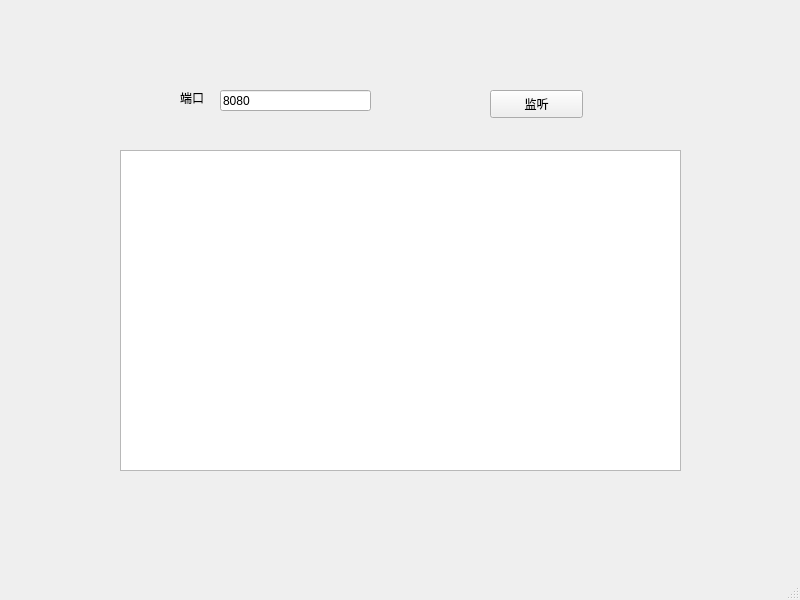
<?xml version="1.0" encoding="UTF-8"?>
<ui version="4.0">
 <class>TcpServerWindow</class>
 <widget class="QMainWindow" name="TcpServerWindow">
  <property name="geometry">
   <rect>
    <x>0</x>
    <y>0</y>
    <width>800</width>
    <height>600</height>
   </rect>
  </property>
  <property name="windowTitle">
   <string>TcpServerWindow</string>
  </property>
  <widget class="QWidget" name="centralwidget">
   <widget class="QLineEdit" name="portLineEdit">
    <property name="geometry">
     <rect>
      <x>220</x>
      <y>90</y>
      <width>151</width>
      <height>21</height>
     </rect>
    </property>
    <property name="text">
     <string>8080</string>
    </property>
   </widget>
   <widget class="QLabel" name="label">
    <property name="geometry">
     <rect>
      <x>180</x>
      <y>90</y>
      <width>41</width>
      <height>16</height>
     </rect>
    </property>
    <property name="text">
     <string>端口</string>
    </property>
   </widget>
   <widget class="QTextEdit" name="textEdit">
    <property name="geometry">
     <rect>
      <x>120</x>
      <y>150</y>
      <width>561</width>
      <height>321</height>
     </rect>
    </property>
   </widget>
   <widget class="QPushButton" name="listenButton">
    <property name="geometry">
     <rect>
      <x>490</x>
      <y>90</y>
      <width>93</width>
      <height>28</height>
     </rect>
    </property>
    <property name="text">
     <string>监听</string>
    </property>
   </widget>
  </widget>
  <widget class="QMenuBar" name="menubar">
   <property name="geometry">
    <rect>
     <x>0</x>
     <y>0</y>
     <width>800</width>
     <height>26</height>
    </rect>
   </property>
  </widget>
  <widget class="QStatusBar" name="statusbar"/>
 </widget>
 <resources/>
 <connections/>
</ui>
